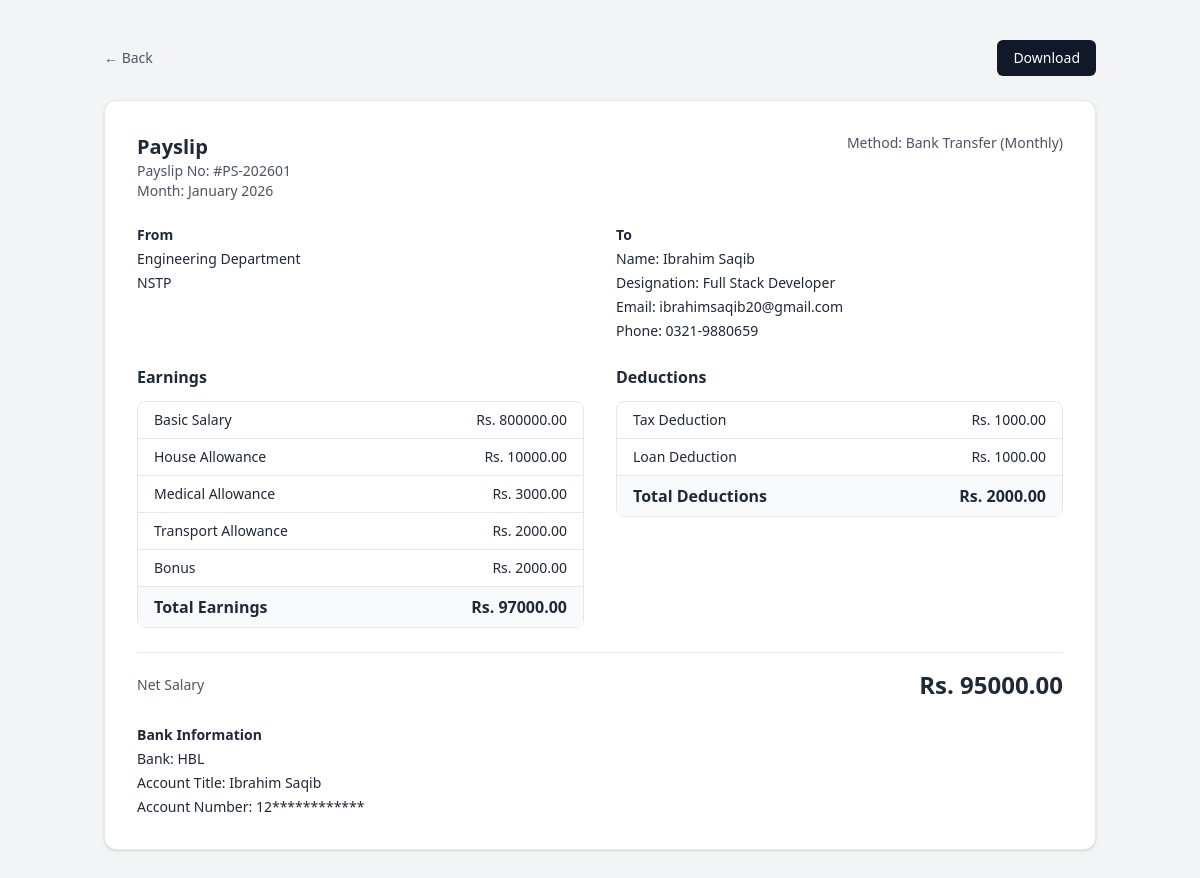
The page /employees/EMP-01/payslips/9/ (signed in) on the database its author committed.
### core/models.py (models this page shows)
class Payroll(models.Model):
    employee = models.ForeignKey(EmployeeProfile, on_delete=models.CASCADE)
    period_start = models.DateField()
    period_end = models.DateField()
    total_earnings = models.DecimalField(max_digits=10, decimal_places=2)
    total_deductions = models.DecimalField(max_digits=10, decimal_places=2)
    net_salary = models.DecimalField(max_digits=10, decimal_places=2)
    payment_method = models.CharField(max_length=50)
    payment_date = models.DateField()
    created_at = models.DateTimeField(auto_now_add=True)

class EmployeeProfile(models.Model):
    user = models.OneToOneField(User, on_delete=models.CASCADE)
    employee_id = models.CharField(max_length=20, unique=True)
    department = models.CharField(
        max_length=30,
        choices=[
            ('ENGINEERING', 'Engineering'),
            ('PROCUREMENT', 'Procurement'),
            ('FINANCE', 'Finance'),
            ('CONSTRUCTION', 'Construction'),
            ('HSE', 'HSE'),
        ]
    )
    job_title = models.CharField(max_length=100)
    office = models.CharField(max_length=100, blank=True)
    employment_type = models.CharField(
        max_length=20,
        choices=[
            ('FULL_TIME', 'Full Time'),
            ('PART_TIME', 'Part Time'),
            ('CONTRACT', 'Contract'),
        ]
    )
    status = models.CharField(
        max_length=20,
        choices=[
            ('ACTIVE', 'Active'),
            ('INACTIVE', 'Inactive'),
            ('TERMINATED', 'Terminated'),
        ],
        default='ACTIVE'
    )
    join_date = models.DateField()
    exit_date = models.DateField(null=True, blank=True)
    created_at = models.DateTimeField(auto_now_add=True)

class EmployeePersonalInfo(models.Model):
    employee = models.OneToOneField(EmployeeProfile, on_delete=models.CASCADE)
    full_name = models.CharField(max_length=150)
    gender = models.CharField(
        max_length=10,
        choices=[('MALE','Male'), ('FEMALE','Female'), ('OTHER','Other')]
    )
    date_of_birth = models.DateField()
    marital_status = models.CharField(max_length=20)
    email = models.EmailField()
    phone_number = models.CharField(max_length=20)
    personal_id = models.CharField(max_length=50)  # CNIC / Passport
    emergency_contact = models.CharField(max_length=20)
    timezone = models.CharField(max_length=50, default='UTC+5')

class SalaryComponent(models.Model):
    COMPONENT_TYPE = [
        ('EARNING', 'Earning'),
        ('DEDUCTION', 'Deduction'),
    ]
    employee = models.ForeignKey(EmployeeProfile, on_delete=models.CASCADE)
    name = models.CharField(max_length=100)
    amount = models.DecimalField(max_digits=10, decimal_places=2)
    component_type = models.CharField(max_length=10, choices=COMPONENT_TYPE)

class BankDetail(models.Model):
    employee = models.OneToOneField(EmployeeProfile, on_delete=models.CASCADE)
    bank_name = models.CharField(max_length=100)
    account_title = models.CharField(max_length=100)
    account_number = models.CharField(max_length=50)
    iban = models.CharField(max_length=50)
    payment_frequency = models.CharField(
        max_length=20,
        choices=[('MONTHLY','Monthly'), ('WEEKLY','Weekly')]
    )

### core/views.py (the view)
def employee_payslip_detail_view(request, employee_id, payroll_id):
    if not can_access_employee(request.user, employee_id):
        messages.error(request, "You don't have permission to access this page.")
        return redirect("login")
    employee = _get_employee_or_404(employee_id)
    personal = getattr(employee, "employeepersonalinfo", None)
    bank = getattr(employee, "bankdetail", None)
    payroll = get_object_or_404(Payroll, employee=employee, id=payroll_id)
    from datetime import date
    today = date.today()
    is_current_month = (payroll.period_end.year == today.year and
                        payroll.period_end.month == today.month)
    earnings = None
    deductions = None
    if is_current_month:
        earnings = SalaryComponent.objects.filter(employee=employee, component_type="EARNING")
        deductions = SalaryComponent.objects.filter(employee=employee, component_type="DEDUCTION")
    context = {
        "employee": employee,
        "personal": personal,
        "payroll": payroll,
        "earnings": earnings,
        "deductions": deductions,
        "bank": bank,
        "masked_account": _mask_account(bank.account_number) if bank else "",
        "masked_iban": _mask_account(bank.iban) if bank else "",
        "is_current_month": is_current_month,
    }
    return render(request, "employeePages/payslip.html", context)

### core/views.py (called while the page is built)
def can_access_employee(user, employee_id):
    if not user.is_authenticated:
        return False
    if user.is_superuser or user.groups.filter(name='HR').exists():
        return True
    try:
        profile = EmployeeProfile.objects.get(user=user)
        return profile.employee_id == employee_id
    except EmployeeProfile.DoesNotExist:
        return False

def _get_employee_or_404(employee_id: str) -> EmployeeProfile:
    return get_object_or_404(EmployeeProfile, employee_id=employee_id)

def _mask_account(number: str) -> str:
    if not number:
        return ""
    num = str(number)
    if len(num) <= 2:
        return num
    return num[:2] + "*" * (len(num) - 2)

### core/templates/employeePages/payslip.html (shortened to what this page needs)
{% load static %}
<!DOCTYPE html>
<html lang="en">
  <head>
    <script src="https://cdn.tailwindcss.com"></script>
  </head>
  <body class="bg-gray-100 text-gray-800">
    <main class="max-w-5xl mx-auto py-10 px-4">
      <div class="flex justify-between items-center mb-6">
        <a
          href="{% url 'employee_payslip_list' employee.employee_id %}"
          class="text-sm text-gray-600 hover:text-gray-800"
          >← Back</a
        >
        <button
          onclick="downloadPDF()"
          class="flex items-center gap-2 bg-gray-900 text-white px-4 py-2 rounded-md text-sm"
        >
          <span>Download</span>
        </button>
      </div>
      <div class="bg-white rounded-xl shadow border p-8 space-y-6">
        <div class="flex justify-between items-start">
          <div>
            <h1 class="text-xl font-semibold">Payslip</h1>
            <p class="text-sm text-gray-600">
              Payslip No: #PS-{{ payroll.period_end|date:'Ym' }}
            </p>
            <p class="text-sm text-gray-600">
              Month: {{ payroll.period_end|date:'F Y' }}
            </p>
          </div>
          <div class="text-right text-sm text-gray-600">
            <p>Method: {{ payroll.payment_method }}</p>
          </div>
        </div>
        <div class="grid grid-cols-1 md:grid-cols-2 gap-8 text-sm">
          <div class="space-y-1">
            <p class="font-semibold">From</p>
            <p>{{ employee.department|title }} Department</p>
            <p>{{ employee.office|default:'—' }}</p>
          </div>
          <div class="space-y-1">
            <p class="font-semibold">To</p>
            <p>Name: {{ personal.full_name }}</p>
            <p>Designation: {{ employee.job_title }}</p>
            <p>Email: {{ personal.email }}</p>
            <p>Phone: {{ personal.phone_number }}</p>
          </div>
        </div>
        <div class="grid grid-cols-1 md:grid-cols-2 gap-8">
          <div>
            <h3 class="font-semibold mb-3">Earnings</h3>
            <div class="border rounded-lg divide-y">
              {% for e in earnings %}
              <div class="flex justify-between px-4 py-2 text-sm">
                <span>{{ e.name }}</span>
                <span>Rs. {{ e.amount }}</span>
              </div>
              {% empty %}
              <div class="px-4 py-2 text-sm text-gray-500">
                No earnings defined.
              </div>
              {% endfor %}
              <div
                class="flex justify-between px-4 py-2 font-semibold bg-gray-50"
              >
                <span>Total Earnings</span>
                <span>Rs. {{ payroll.total_earnings }}</span>
              </div>
            </div>
          </div>
          <div>
            <h3 class="font-semibold mb-3">Deductions</h3>
            <div class="border rounded-lg divide-y">
              {% for d in deductions %}
              <div class="flex justify-between px-4 py-2 text-sm">
                <span>{{ d.name }}</span>
                <span>Rs. {{ d.amount }}</span>
              </div>
              {% empty %}
              <div class="px-4 py-2 text-sm text-gray-500">
                No deductions defined.
              </div>
              {% endfor %}
              <div
                class="flex justify-between px-4 py-2 font-semibold bg-gray-50"
              >
                <span>Total Deductions</span>
                <span>Rs. {{ payroll.total_deductions }}</span>
              </div>
            </div>
          </div>
        </div>
        <div class="flex justify-between items-center border-t pt-4">
          <div class="text-sm text-gray-600">
            <p>Net Salary</p>
          </div>
          <div class="text-2xl font-semibold">Rs. {{ payroll.net_salary }}</div>
        </div>
        <div class="grid grid-cols-1 md:grid-cols-2 gap-6 text-sm">
          <div class="space-y-1">
            <p class="font-semibold">Bank Information</p>
            <p>Bank: {{ bank.bank_name|default:'—' }}</p>
            <p>Account Title: {{ bank.account_title|default:'—' }}</p>
            <p>Account Number: {{ masked_account|default:'—' }}</p>
          </div>
        </div>
      </div>
    </main>
  </body>
</html>

### rows shown on the page
Payroll: period_end "202601", period_end "January 2026", payment_method "Bank Transfer (Monthly)", total_earnings "97000.00", total_deductions "2000.00", net_salary "95000.00"
EmployeeProfile: department "Engineering", office "NSTP", job_title "Full Stack Developer"
EmployeePersonalInfo: full_name "Ibrahim Saqib", email "ibrahimsaqib20@gmail.com", phone_number "0321-9880659"
SalaryComponent: name "Basic Salary", amount "800000.00"
SalaryComponent: name "House Allowance", amount "10000.00"
SalaryComponent: name "Medical Allowance", amount "3000.00"
SalaryComponent: name "Transport Allowance", amount "2000.00"
SalaryComponent: name "Bonus", amount "2000.00"
SalaryComponent: name "Tax Deduction", amount "1000.00"
SalaryComponent: name "Loan Deduction", amount "1000.00"
BankDetail: bank_name "HBL", account_title "Ibrahim Saqib"

### other values the page prints
{{ masked_account|default:'—' }} "12************"
